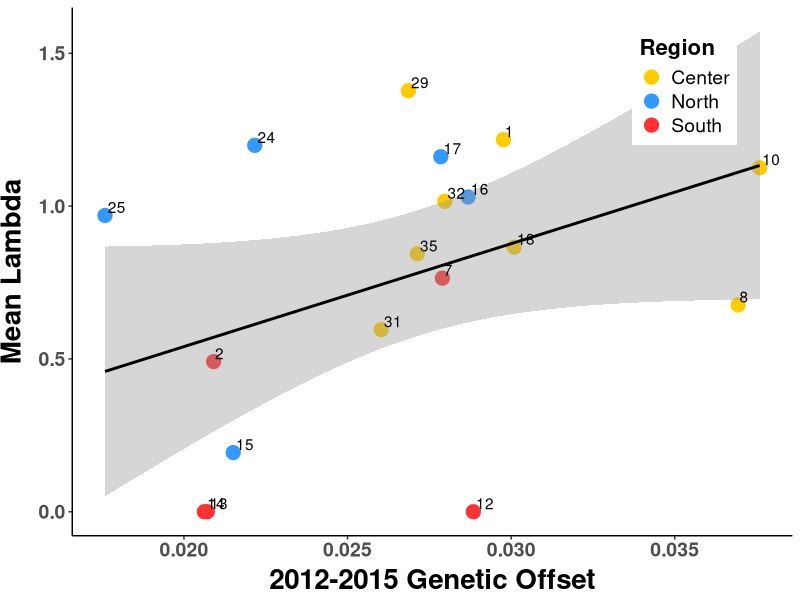
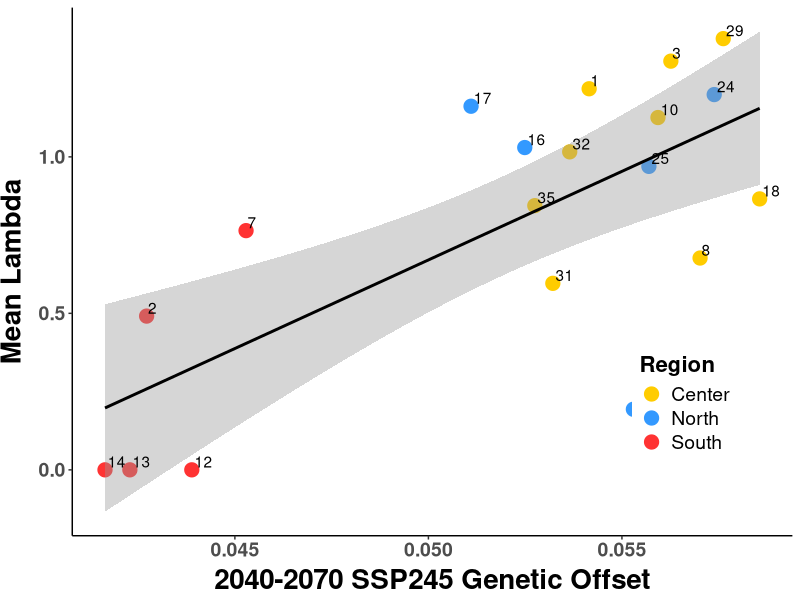
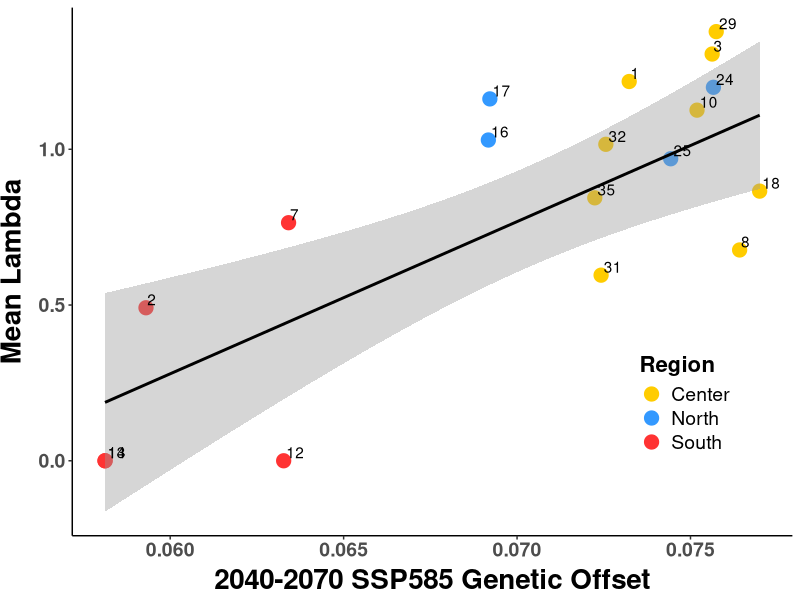
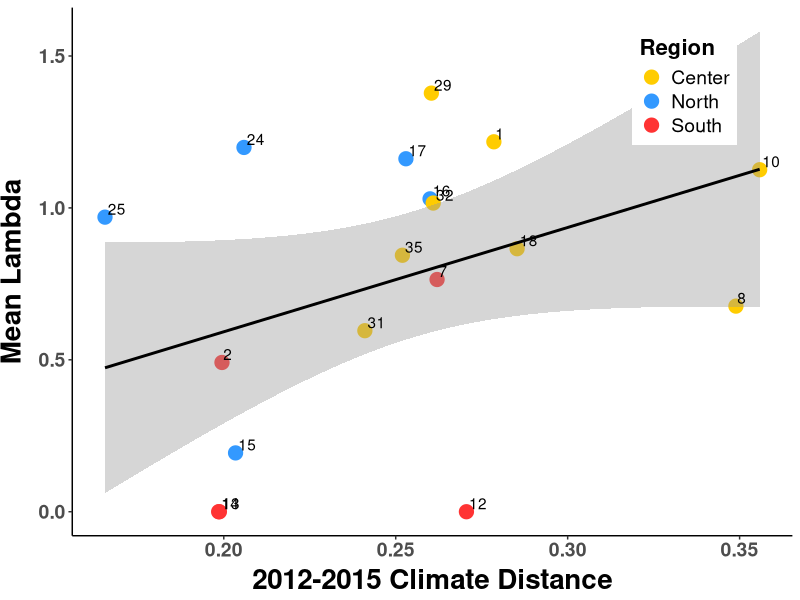
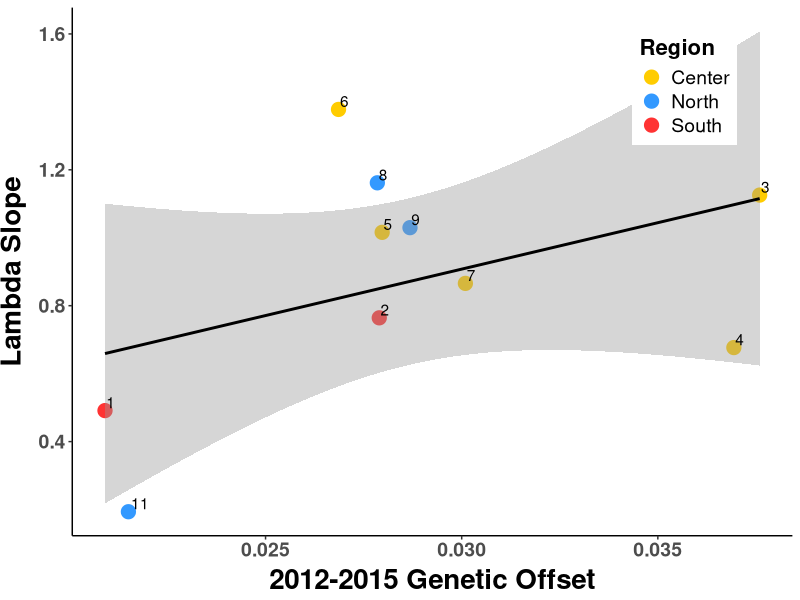
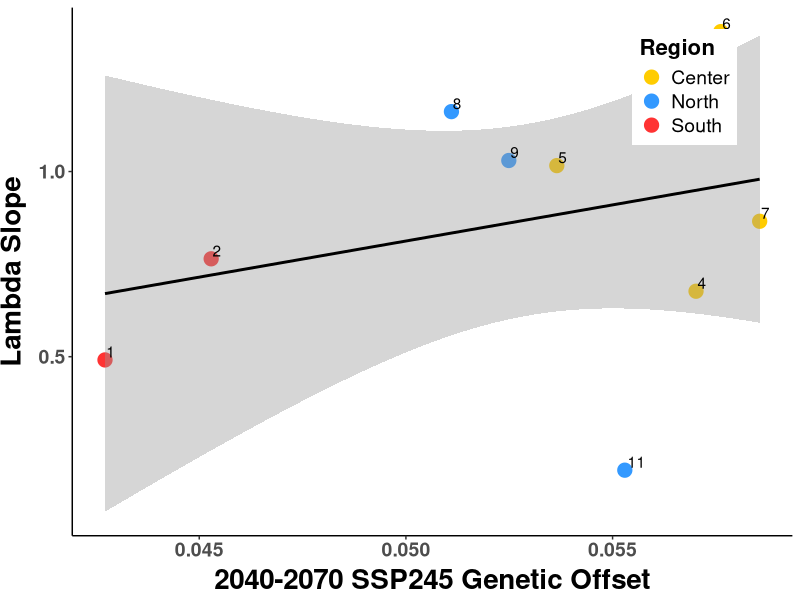
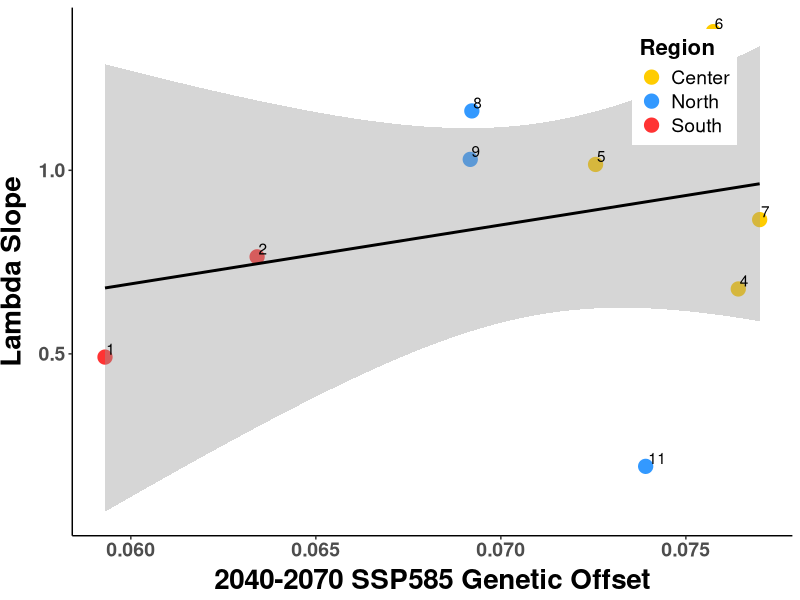
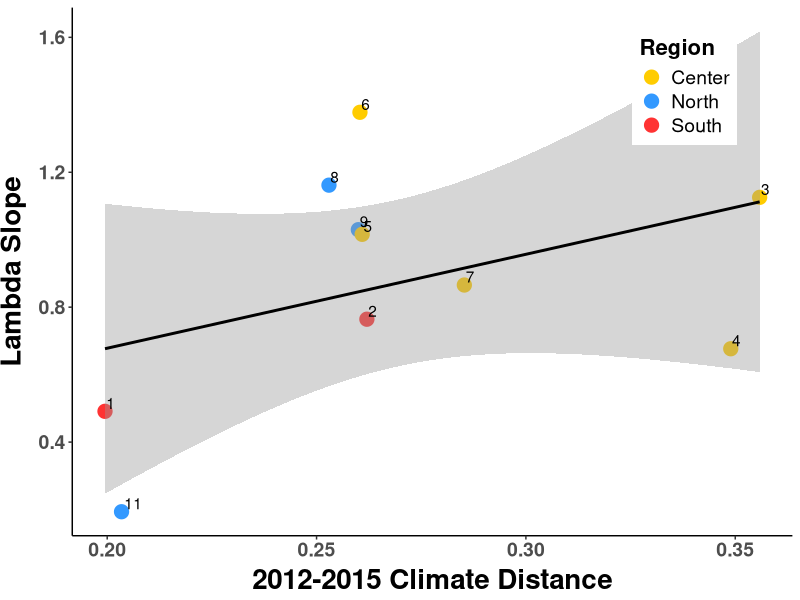

Source code (R) for these figures, in order:
##################################################################################
## Plot offset against lambda.mean
## Author Daniel Anstett
## 
## 
## Last Modified April 19, 2023
###################################################################################

#Library install and import
library(tidyverse) 
library(car)
library(ggrepel)

#Import data
offset_pop <- read_csv("data/genomic_data/offset_pop_beagle.csv")
#offset_pop <- offset_pop %>% filter(Demo_ID!=24)
offset_pop_10 <- offset_pop %>% filter(Paper_ID<13)

#stats
lm.1215 <- lm(lambda.mean~offset_1215,data=offset_pop)
lm.SSP245 <- lm(lambda.mean~offset_SSP245,data=offset_pop)
lm.SSP585 <- lm(lambda.mean~offset_SSP585,data=offset_pop)
lm.dist <- lm(lambda.mean~offset_climate,data=offset_pop)

lm.1215_10 <- lm(lambda.mean~offset_1215,data=offset_pop_10)
lm.SSP245_10 <- lm(lambda.mean~offset_SSP245,data=offset_pop_10)
lm.SSP585_10 <- lm(lambda.mean~offset_SSP585,data=offset_pop_10)
lm.dist_10 <- lm(lambda.mean~offset_climate,data=offset_pop_10)


summary(lm.1215)
summary(lm.SSP245)
summary(lm.SSP585)


Anova(lm.1215,type="III")
Anova(lm.SSP245,type="III")
Anova(lm.SSP585,type="III")
Anova(lm.dist,type="III")


Anova(lm.1215_10,type="III")
Anova(lm.SSP245_10,type="III")
Anova(lm.SSP585_10,type="III")
Anova(lm.dist_10,type="III")






###########################################################################################################



#2012-2015 offset plotted against lambda
ggplot(offset_pop, aes(x=offset_1215, y=lambda.mean, label=Demo_ID)) + 
  geom_point(aes(color=Region), size =4.5)+
  geom_smooth(method=lm,color="black")+
#  geom_label_repel(aes(label = ID))+
  geom_text(hjust=-.15, vjust=-.2)+
  scale_y_continuous(name="Mean Lambda")+
  scale_x_continuous(name="2012-2015 Genetic Offset")+
  scale_color_manual(values= c("North"="#3399FF", "Center"="#FFCC00", "South"="#FF3333"))+
  theme_classic() + theme(
    axis.text.x = element_text(size=14, face="bold"),
    axis.text.y = element_text(size=14,face="bold"),
    axis.title.x = element_text(color="black", size=20, vjust = 0.5, face="bold"),
    axis.title.y = element_text(color="black", size=20,vjust = 2, face="bold",hjust=0.5),
    #legend.position = c(0.85, 0.25),legend.text=element_text(size=14),
    legend.position = c(0.85, 0.85),legend.text=element_text(size=14),
    legend.title=element_text(size=16,face="bold"))
#ggsave("Graphs/lambda.mean/1_offset_lambda_1215.pdf",width=8, height = 6, units = "in")


#SSP 245 offset plotted against lambda
ggplot(offset_pop, aes(x=offset_SSP245, y=lambda.mean, label=Demo_ID)) + 
  geom_point(aes(color=Region), size =4.5)+
  geom_smooth(method=lm,color="black")+
  #  geom_label_repel(aes(label = ID))+
  geom_text(hjust=-.15, vjust=-.2)+
  scale_y_continuous(name="Mean Lambda")+
  scale_x_continuous(name="2040-2070 SSP245 Genetic Offset")+
  scale_color_manual(values= c("North"="#3399FF", "Center"="#FFCC00", "South"="#FF3333"))+
  theme_classic() + theme(
    axis.text.x = element_text(size=14, face="bold"),
    axis.text.y = element_text(size=14,face="bold"),
    axis.title.x = element_text(color="black", size=20, vjust = 0.5, face="bold"),
    axis.title.y = element_text(color="black", size=20,vjust = 2, face="bold",hjust=0.5),
    #legend.position = c(0.85, 0.85),legend.text=element_text(size=14),
    legend.position = c(0.85, 0.25),legend.text=element_text(size=14),
    legend.title=element_text(size=16,face="bold"))
ggsave("Graphs/lambda.mean/2_offset_lambda_SSP245.pdf",width=7, height = 5, units = "in")

#SSP 585 offset plotted against lambda
ggplot(offset_pop, aes(x=offset_SSP585, y=lambda.mean, label=Demo_ID)) + 
  geom_point(aes(color=Region), size =4.5)+
  geom_smooth(method=lm,color="black")+
  #  geom_label_repel(aes(label = ID))+
  geom_text(hjust=-.15, vjust=-.2)+
  scale_y_continuous(name="Mean Lambda")+
  scale_x_continuous(name="2040-2070 SSP585 Genetic Offset")+
  scale_color_manual(values= c("North"="#3399FF", "Center"="#FFCC00", "South"="#FF3333"))+
  theme_classic() + theme(
    axis.text.x = element_text(size=14, face="bold"),
    axis.text.y = element_text(size=14,face="bold"),
    axis.title.x = element_text(color="black", size=20, vjust = 0.5, face="bold"),
    axis.title.y = element_text(color="black", size=20,vjust = 2, face="bold",hjust=0.5),
    #legend.position = c(0.85, 0.85),legend.text=element_text(size=14),
    legend.position = c(0.85, 0.25),legend.text=element_text(size=14),
    legend.title=element_text(size=16,face="bold"))
ggsave("Graphs/lambda.mean/3_offset_lambda_SSP585.pdf",width=7, height = 5, units = "in")




###########################

#climate distance plotted against lambda
ggplot(offset_pop, aes(x=offset_climate, y=lambda.mean, label=Demo_ID)) + 
  geom_point(aes(color=Region), size =4.5)+
  geom_smooth(method=lm,color="black")+
  #  geom_label_repel(aes(label = ID))+
  geom_text(hjust=-.15, vjust=-.2)+
  scale_y_continuous(name="Mean Lambda")+
  scale_x_continuous(name="2012-2015 Climate Distance")+
  scale_color_manual(values= c("North"="#3399FF", "Center"="#FFCC00", "South"="#FF3333"))+
  theme_classic() + theme(
    axis.text.x = element_text(size=14, face="bold"),
    axis.text.y = element_text(size=14,face="bold"),
    axis.title.x = element_text(color="black", size=20, vjust = 0.5, face="bold"),
    axis.title.y = element_text(color="black", size=20,vjust = 2, face="bold",hjust=0.5),
    legend.position = c(0.85, 0.85),legend.text=element_text(size=14),
    legend.title=element_text(size=16,face="bold"))
ggsave("Graphs/lambda.mean/4_distance_lambda.pdf",width=8, height = 6, units = "in")
















##################################################################################################################
#Offset pop with 10 initial populations

#2012-2015 offset plotted against lambda only 10
ggplot(offset_pop_10, aes(x=offset_1215, y=lambda.mean, label=Paper_ID)) + 
  geom_point(aes(color=Region), size =4.5)+
  geom_smooth(method=lm,color="black")+
  #  geom_label_repel(aes(label = ID))+
  geom_text(hjust=-.15, vjust=-.2)+
  scale_y_continuous(name="Lambda Slope")+
  scale_x_continuous(name="2012-2015 Genetic Offset")+
  scale_color_manual(values= c("North"="#3399FF", "Center"="#FFCC00", "South"="#FF3333"))+
  theme_classic() + theme(
    axis.text.x = element_text(size=14, face="bold"),
    axis.text.y = element_text(size=14,face="bold"),
    axis.title.x = element_text(color="black", size=20, vjust = 0.5, face="bold"),
    axis.title.y = element_text(color="black", size=20,vjust = 2, face="bold",hjust=0.5),
    #legend.position = c(0.85, 0.25),legend.text=element_text(size=14),
    legend.position = c(0.85, 0.85),legend.text=element_text(size=14),
    legend.title=element_text(size=16,face="bold"))
ggsave("Graphs/lambda.mean/1_offset_lambda_1215_only10.pdf",width=8, height = 6, units = "in")



#SSP 245 offset plotted against lambda
ggplot(offset_pop_10, aes(x=offset_SSP245, y=lambda.mean, label=Paper_ID)) + 
  geom_point(aes(color=Region), size =4.5)+
  geom_smooth(method=lm,color="black")+
  #  geom_label_repel(aes(label = ID))+
  geom_text(hjust=-.15, vjust=-.2)+
  scale_y_continuous(name="Lambda Slope")+
  scale_x_continuous(name="2040-2070 SSP245 Genetic Offset")+
  scale_color_manual(values= c("North"="#3399FF", "Center"="#FFCC00", "South"="#FF3333"))+
  theme_classic() + theme(
    axis.text.x = element_text(size=14, face="bold"),
    axis.text.y = element_text(size=14,face="bold"),
    axis.title.x = element_text(color="black", size=20, vjust = 0.5, face="bold"),
    axis.title.y = element_text(color="black", size=20,vjust = 2, face="bold",hjust=0.5),
    legend.position = c(0.85, 0.85),legend.text=element_text(size=14),
    #legend.position = c(0.85, 0.25),legend.text=element_text(size=14),
    legend.title=element_text(size=16,face="bold"))
ggsave("Graphs/lambda.mean/2_offset_lambda_45_only10.pdf",width=7, height = 5, units = "in")

#SSP 585 offset plotted against lambda
ggplot(offset_pop_10, aes(x=offset_SSP585, y=lambda.mean, label=Paper_ID)) + 
  geom_point(aes(color=Region), size =4.5)+
  geom_smooth(method=lm,color="black")+
  #  geom_label_repel(aes(label = ID))+
  geom_text(hjust=-.15, vjust=-.2)+
  scale_y_continuous(name="Lambda Slope")+
  scale_x_continuous(name="2040-2070 SSP585 Genetic Offset")+
  scale_color_manual(values= c("North"="#3399FF", "Center"="#FFCC00", "South"="#FF3333"))+
  theme_classic() + theme(
    axis.text.x = element_text(size=14, face="bold"),
    axis.text.y = element_text(size=14,face="bold"),
    axis.title.x = element_text(color="black", size=20, vjust = 0.5, face="bold"),
    axis.title.y = element_text(color="black", size=20,vjust = 2, face="bold",hjust=0.5),
    legend.position = c(0.85, 0.85),legend.text=element_text(size=14),
    #legend.position = c(0.85, 0.25),legend.text=element_text(size=14),
    legend.title=element_text(size=16,face="bold"))
ggsave("Graphs/lambda.mean/3_offset_lambda_85_only10.pdf",width=7, height = 5, units = "in")


#climate distance plotted against lambda
ggplot(offset_pop_10, aes(x=offset_climate, y=lambda.mean, label=Paper_ID)) + 
  geom_point(aes(color=Region), size =4.5)+
  geom_smooth(method=lm,color="black")+
  #  geom_label_repel(aes(label = ID))+
  geom_text(hjust=-.15, vjust=-.2)+
  scale_y_continuous(name="Lambda Slope")+
  scale_x_continuous(name="2012-2015 Climate Distance")+
  scale_color_manual(values= c("North"="#3399FF", "Center"="#FFCC00", "South"="#FF3333"))+
  theme_classic() + theme(
    axis.text.x = element_text(size=14, face="bold"),
    axis.text.y = element_text(size=14,face="bold"),
    axis.title.x = element_text(color="black", size=20, vjust = 0.5, face="bold"),
    axis.title.y = element_text(color="black", size=20,vjust = 2, face="bold",hjust=0.5),
    legend.position = c(0.85, 0.85),legend.text=element_text(size=14),
    legend.title=element_text(size=16,face="bold"))
ggsave("Graphs/lambda.mean/4_distance_lambda_only10.pdf",width=8, height = 6, units = "in")


##################################################################################################################









#By region
ggplot(offset_pop,aes(x=offset_1215, y=lambda.mean, color=Region,label=Demo_ID))+
  geom_point(aes(color=Region), size =4.5)+
  geom_smooth(method="lm")+
  geom_text(hjust=-.15, vjust=-.2,color="black")+
  scale_y_continuous(name="Lambda Slope")+
  scale_x_continuous(name="2012-2015 Genetic Offset")+
  scale_color_manual(values= c("North"="#3399FF", "Center"="#FFCC00", "South"="#FF3333"))+
  theme_classic() + theme(
    axis.text.x = element_text(size=14, face="bold"),
    axis.text.y = element_text(size=14,face="bold"),
    axis.title.x = element_text(color="black", size=20, vjust = 0.5, face="bold"),
    axis.title.y = element_text(color="black", size=20,vjust = 2, face="bold",hjust=0.5),
    #legend.position = c(0.85, 0.25),legend.text=element_text(size=14),
    legend.position = c(0.85, 0.25),legend.text=element_text(size=14),
    legend.title=element_text(size=16,face="bold"))


